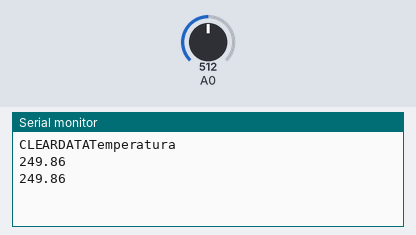
The sketch below on a simulated Arduino Uno, built with avr-gcc and run on an emulated ATmega328P. Shown: the last lines printed to the serial monitor. The test bench sets the inputs (shaded band); at power-on: A0 = 512.

Above: at 1.8 s.
1.9 s: A0 set to 716
At 2.4 s:
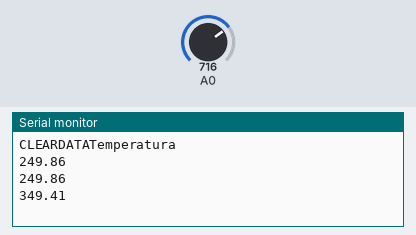
3.4 s: A0 set to 900
At 4.8 s:
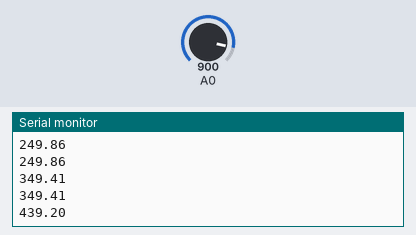
Timing chart, 0 to 6.4 s (numbered marks = the images above; inputs shaded):
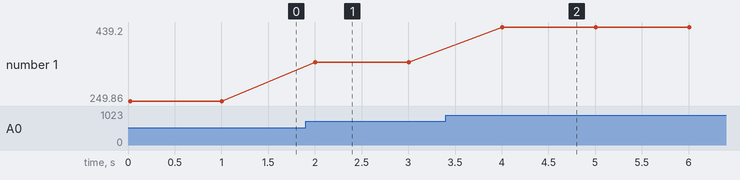

Measured:
- after the input at 1.9 s, the serial monitor: prints a new line after 0.10 s (image 1)
- after the input at 3.4 s, the serial monitor: prints a new line after 0.60 s (image 2)
- plotted number 1: 249.86 → 349.41 after the input at 1.9 s, 349.41 → 439.2 after the input at 3.4 s

The sketch:

LM35.ino
```cpp
int valorLido = 0;
float temperatura = 0;

void setup() {
  Serial.begin(9600);
  Serial.print("CLEARDATA");
  Serial.println("Temperatura");

}

void loop() {
  valorLido = analogRead (0);
  temperatura = (valorLido * 0.00488);
  temperatura = temperatura * 100;
  Serial.print(temperatura);
  Serial.println("");
  delay(1000);


}
```
